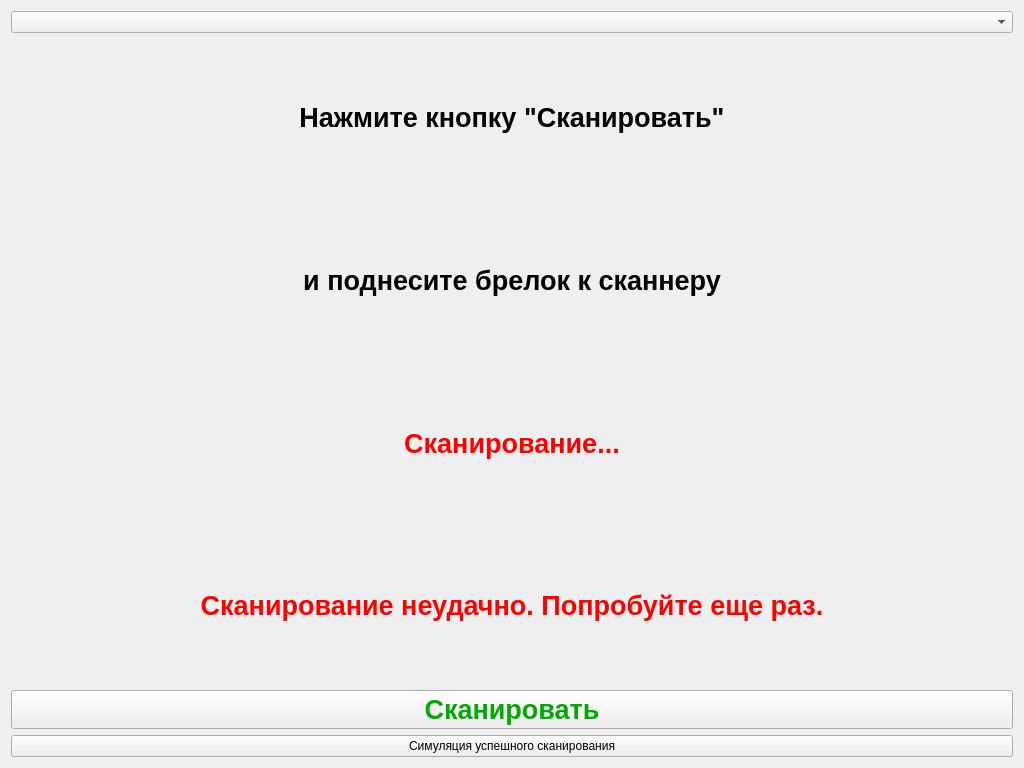
<?xml version="1.0" encoding="UTF-8"?>
<ui version="4.0">
 <class>Form</class>
 <widget class="QWidget" name="Form">
  <property name="geometry">
   <rect>
    <x>0</x>
    <y>0</y>
    <width>1024</width>
    <height>768</height>
   </rect>
  </property>
  <property name="windowTitle">
   <string>Form</string>
  </property>
  <layout class="QVBoxLayout" name="verticalLayout_2">
   <item>
    <layout class="QVBoxLayout" name="verticalLayout">
     <item>
      <widget class="QComboBox" name="cmbx_lang"/>
     </item>
     <item>
      <widget class="QLabel" name="lbl_pressBtnScan1">
       <property name="font">
        <font>
         <pointsize>20</pointsize>
         <weight>75</weight>
         <bold>true</bold>
        </font>
       </property>
       <property name="text">
        <string>Нажмите кнопку &quot;Сканировать&quot;</string>
       </property>
       <property name="scaledContents">
        <bool>false</bool>
       </property>
       <property name="alignment">
        <set>Qt::AlignCenter</set>
       </property>
      </widget>
     </item>
     <item>
      <widget class="QLabel" name="lbl_pressBtnScan2">
       <property name="enabled">
        <bool>true</bool>
       </property>
       <property name="font">
        <font>
         <pointsize>20</pointsize>
         <weight>75</weight>
         <bold>true</bold>
        </font>
       </property>
       <property name="text">
        <string>и поднесите брелок к сканнеру</string>
       </property>
       <property name="alignment">
        <set>Qt::AlignCenter</set>
       </property>
      </widget>
     </item>
     <item>
      <widget class="QLabel" name="lbl_scan">
       <property name="palette">
        <palette>
         <active>
          <colorrole role="WindowText">
           <brush brushstyle="SolidPattern">
            <color alpha="255">
             <red>255</red>
             <green>0</green>
             <blue>0</blue>
            </color>
           </brush>
          </colorrole>
         </active>
         <inactive>
          <colorrole role="WindowText">
           <brush brushstyle="SolidPattern">
            <color alpha="255">
             <red>255</red>
             <green>0</green>
             <blue>0</blue>
            </color>
           </brush>
          </colorrole>
         </inactive>
         <disabled>
          <colorrole role="WindowText">
           <brush brushstyle="SolidPattern">
            <color alpha="255">
             <red>123</red>
             <green>123</green>
             <blue>123</blue>
            </color>
           </brush>
          </colorrole>
         </disabled>
        </palette>
       </property>
       <property name="font">
        <font>
         <pointsize>20</pointsize>
         <weight>75</weight>
         <bold>true</bold>
        </font>
       </property>
       <property name="text">
        <string>Сканирование...</string>
       </property>
       <property name="alignment">
        <set>Qt::AlignCenter</set>
       </property>
      </widget>
     </item>
     <item>
      <widget class="QLabel" name="lbl_fail">
       <property name="enabled">
        <bool>true</bool>
       </property>
       <property name="palette">
        <palette>
         <active>
          <colorrole role="WindowText">
           <brush brushstyle="SolidPattern">
            <color alpha="255">
             <red>255</red>
             <green>0</green>
             <blue>0</blue>
            </color>
           </brush>
          </colorrole>
          <colorrole role="Text">
           <brush brushstyle="SolidPattern">
            <color alpha="255">
             <red>255</red>
             <green>0</green>
             <blue>0</blue>
            </color>
           </brush>
          </colorrole>
          <colorrole role="ButtonText">
           <brush brushstyle="SolidPattern">
            <color alpha="255">
             <red>255</red>
             <green>0</green>
             <blue>0</blue>
            </color>
           </brush>
          </colorrole>
         </active>
         <inactive>
          <colorrole role="WindowText">
           <brush brushstyle="SolidPattern">
            <color alpha="255">
             <red>255</red>
             <green>0</green>
             <blue>0</blue>
            </color>
           </brush>
          </colorrole>
          <colorrole role="Text">
           <brush brushstyle="SolidPattern">
            <color alpha="255">
             <red>255</red>
             <green>0</green>
             <blue>0</blue>
            </color>
           </brush>
          </colorrole>
          <colorrole role="ButtonText">
           <brush brushstyle="SolidPattern">
            <color alpha="255">
             <red>255</red>
             <green>0</green>
             <blue>0</blue>
            </color>
           </brush>
          </colorrole>
         </inactive>
         <disabled>
          <colorrole role="WindowText">
           <brush brushstyle="SolidPattern">
            <color alpha="255">
             <red>123</red>
             <green>123</green>
             <blue>123</blue>
            </color>
           </brush>
          </colorrole>
          <colorrole role="Text">
           <brush brushstyle="SolidPattern">
            <color alpha="255">
             <red>123</red>
             <green>123</green>
             <blue>123</blue>
            </color>
           </brush>
          </colorrole>
          <colorrole role="ButtonText">
           <brush brushstyle="SolidPattern">
            <color alpha="255">
             <red>123</red>
             <green>123</green>
             <blue>123</blue>
            </color>
           </brush>
          </colorrole>
         </disabled>
        </palette>
       </property>
       <property name="font">
        <font>
         <pointsize>20</pointsize>
         <weight>75</weight>
         <italic>false</italic>
         <bold>true</bold>
        </font>
       </property>
       <property name="text">
        <string>Сканирование неудачно. Попробуйте еще раз.</string>
       </property>
       <property name="alignment">
        <set>Qt::AlignCenter</set>
       </property>
      </widget>
     </item>
     <item>
      <widget class="QPushButton" name="btn_scan">
       <property name="palette">
        <palette>
         <active>
          <colorrole role="WindowText">
           <brush brushstyle="SolidPattern">
            <color alpha="255">
             <red>0</red>
             <green>170</green>
             <blue>0</blue>
            </color>
           </brush>
          </colorrole>
          <colorrole role="Text">
           <brush brushstyle="SolidPattern">
            <color alpha="255">
             <red>255</red>
             <green>0</green>
             <blue>0</blue>
            </color>
           </brush>
          </colorrole>
          <colorrole role="ButtonText">
           <brush brushstyle="SolidPattern">
            <color alpha="255">
             <red>0</red>
             <green>170</green>
             <blue>0</blue>
            </color>
           </brush>
          </colorrole>
         </active>
         <inactive>
          <colorrole role="WindowText">
           <brush brushstyle="SolidPattern">
            <color alpha="255">
             <red>0</red>
             <green>170</green>
             <blue>0</blue>
            </color>
           </brush>
          </colorrole>
          <colorrole role="Text">
           <brush brushstyle="SolidPattern">
            <color alpha="255">
             <red>255</red>
             <green>0</green>
             <blue>0</blue>
            </color>
           </brush>
          </colorrole>
          <colorrole role="ButtonText">
           <brush brushstyle="SolidPattern">
            <color alpha="255">
             <red>0</red>
             <green>170</green>
             <blue>0</blue>
            </color>
           </brush>
          </colorrole>
         </inactive>
         <disabled>
          <colorrole role="WindowText">
           <brush brushstyle="SolidPattern">
            <color alpha="255">
             <red>123</red>
             <green>123</green>
             <blue>123</blue>
            </color>
           </brush>
          </colorrole>
          <colorrole role="Text">
           <brush brushstyle="SolidPattern">
            <color alpha="255">
             <red>123</red>
             <green>123</green>
             <blue>123</blue>
            </color>
           </brush>
          </colorrole>
          <colorrole role="ButtonText">
           <brush brushstyle="SolidPattern">
            <color alpha="255">
             <red>123</red>
             <green>123</green>
             <blue>123</blue>
            </color>
           </brush>
          </colorrole>
         </disabled>
        </palette>
       </property>
       <property name="font">
        <font>
         <pointsize>20</pointsize>
         <weight>75</weight>
         <bold>true</bold>
        </font>
       </property>
       <property name="text">
        <string>Сканировать</string>
       </property>
      </widget>
     </item>
     <item>
      <widget class="QPushButton" name="btn_ScanOK">
       <property name="text">
        <string>Симуляция успешного сканирования</string>
       </property>
      </widget>
     </item>
    </layout>
   </item>
  </layout>
 </widget>
 <resources/>
 <connections/>
</ui>
